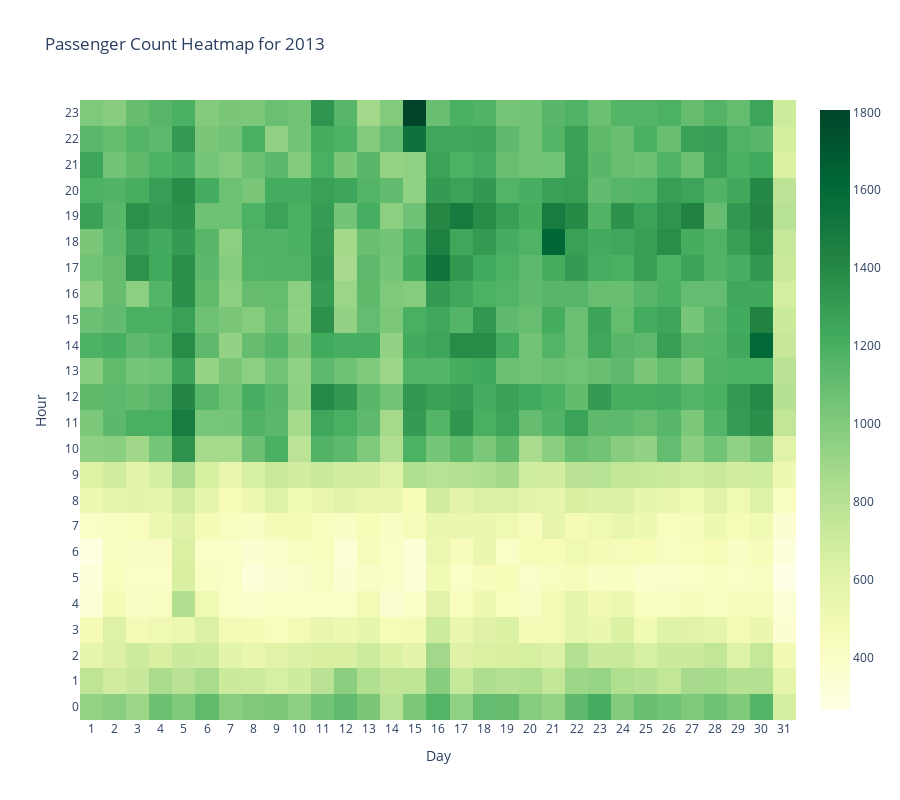

Notebook source saved alongside this figure:
### Code cell
import plotly.graph_objects as go

fig = go.Figure()

fig.add_trace(
    go.Heatmap(
        x = df.columns, 
        y = df.index, 
        z = df.values, 
        colorscale = 'YlGn',
        hovertemplate = 'Riders:%{z}',
        name = '')
)

fig.update_layout(title_text = 'Passenger Count Heatmap for 2013',
                  xaxis_title = 'Day',
                  yaxis_title = 'Hour',
                  xaxis_type='category', 
                  yaxis_type = 'category',
                  height = 800,
                  plot_bgcolor='rgba(0,0,0,0)')
fig.show()

### Figure 1 — Plotly figure (JSON) as saved in the notebook; plotly's stock layout.template omitted (floating-point values rounded to 4 significant figures; data arrays with more than 128 entries replaced by an {"elided": "..."} marker saying what was removed)
{"data": [{"colorscale": [[0, "rgb(255,255,229)"], [0.125, "rgb(247,252,185)"], [0.25, "rgb(217,240,163)"], [0.375, "rgb(173,221,142)"], [0.5, "rgb(120,198,121)"], [0.625, "rgb(65,171,93)"], [0.75, "rgb(35,132,67)"], [0.875, "rgb(0,104,55)"], [1, "rgb(0,69,41)"]], "hovertemplate": "Riders:%{z}", "name": "", "type": "heatmap", "x": [1, 2, 3, 4, 5, 6, 7, 8, 9, 10, 11, 12, 13, 14, 15, 16, 17, 18, 19, 20, 21, 22, 23, 24, 25, 26, 27, 28, 29, 30, 31], "y": [0, 1, 2, 3, 4, 5, 6, 7, 8, 9, 10, 11, 12, 13, 14, 15, 16, 17, 18, 19, 20, 21, 22, 23], "z": {"elided": "24x31 int values"}}], "layout": {"height": 800, "plot_bgcolor": "rgba(0,0,0,0)", "title": {"text": "Passenger Count Heatmap for 2013"}, "xaxis": {"title": {"text": "Day"}, "type": "category"}, "yaxis": {"title": {"text": "Hour"}, "type": "category"}}}
